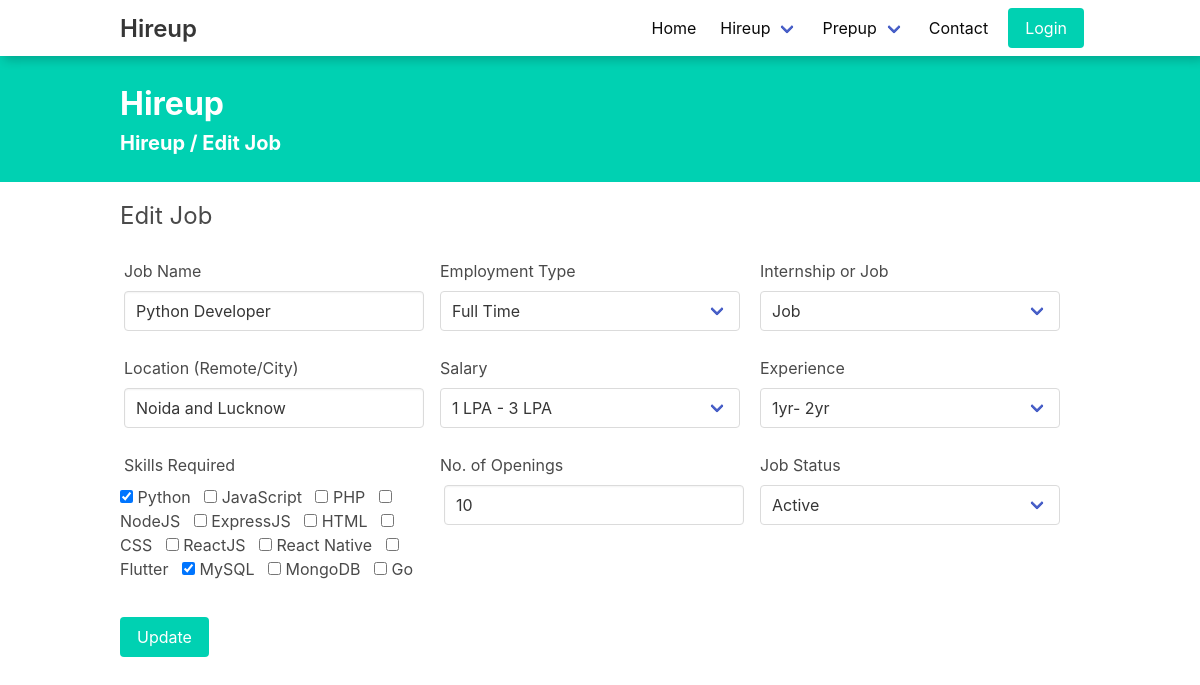
Screenshot of /hireup/edit-job/1/ with the database file from the repository.
### HireApp/models.py (models this page shows, shortened)
class Work(models.Model):
    TYPE = (('INTERNSHIP', 'INTERNSHIP'), ('JOB', 'JOB'))
    EMP = (('Part Time Job', 'Part Time Job'),
           ('Full Time Job', 'Full Time Job'))
    Type = models.CharField(max_length=20)
    emp_type = models.CharField(max_length=50)
    work_name = models.CharField(max_length=100)
    company = models.ForeignKey('CompanyProfile', on_delete=models.CASCADE)
    experience_or_time = models.CharField(max_length=10)
    location = models.CharField(max_length=100)
    salary_or_stipend = models.CharField(max_length=20)
    about = RichTextField()
    min_requirement = RichTextField()
    tech_stack = models.CharField(max_length=100)
    posted = models.DateTimeField(auto_now_add=True)
    number_of_vacancy = models.CharField(max_length=3)
    status = models.BooleanField(default=True)
    applicants = models.ManyToManyField(UserProfile)
    resume_selected = models.ManyToManyField(
        UserProfile, related_name='resume_selected')
    hired = models.ManyToManyField(UserProfile, related_name='hired')
    onboard = models.ManyToManyField(UserProfile, related_name='onboard')
    created_by = models.ForeignKey(
        RecruiterProfile, on_delete=models.DO_NOTHING)

### HireApp/views.py (the view, shortened to what this page needs)
# urls.py: path('edit-job/<id>/', editJob, name='editJob'),
def editJob(request, id):
    work = Work.objects.filter(id=id).first()
    logger.info('Edit Job {0}'.format(id))
    return render(request, 'hireup/editjob.html', {'data': work})

### templates/hireup/editjob.html (shortened to what this page needs)
{% extends "layout.html" %} {% load static %} {% block css %}
<link rel="stylesheet" href="{% static 'css/prepup/index.css' %}" />
<link rel="stylesheet" href="{% static 'css/hireup/createJob.css' %}" />
<link
  rel="stylesheet"
  href="https://cdnjs.cloudflare.com/ajax/libs/font-awesome/4.7.0/css/font-awesome.min.css"
/>
<link
  rel="stylesheet"
  href="https://use.fontawesome.com/releases/v5.8.1/css/all.css"
/>
{% endblock %} {% block body %}
<div class="has-background-primary set">
  <div class="container py-5">
    <h1 class="is-size-3 has-text-white m-0"><b>Hireup</b></h1>
    <h2 class="is-size-5 has-text-white"><b>Hireup / Edit Job</b></h2>
  </div>
</div>
<section class="section container set">
  <h2 class="is-size-4 mb-3">Edit Job</h2>
  <form class="editJob" method="post">
    <div class="field is-horizontal">
      <div class="field-body">
        <div class="field">
          <p class="mb-2 ml-1">Job Name</p>
          <p class="control is-expanded is-fullwidth">
            <input
              class="input mx-1"
              type="text"
              placeholder="Job Title"
              name="jobName"
              id="id"
              value="{{ data.work_name }}"
              required
            />
          </p>
        </div>
      </div>
      <div class="field-body">
        <div class="field">
          <p class="mb-2">Employment Type</p>
          <p class="control is-expanded select is-fullwidth">
            <select id="selectbasic-0" name="empType" class="is-large">
              <option value="Full Time"  {% if data.emp_type == 'Full Time' %} selected {% endif %} >Full Time</option>
            </select>
          </p>
        </div>
      </div>
      <div class="field-body">
        <div class="field">
          <p class="mb-2">Internship or Job</p>
          <p class="control is-expanded select is-fullwidth">
            <select id="selectbasic-0" name="jobType" class="is-large" required>
              <option value="Job" {% if data.Type == 'Job' %} selected {% endif %}>Job</option>
            </select>
          </p>
        </div>
      </div>
    </div>
    <div class="field is-horizontal">
      <div class="field-body">
        <div class="field">
          <p class="mb-2 ml-1">Location (Remote/City)</p>
          <p class="control is-expanded is-fullwidth">
            <input
              class="input mx-1"
              type="text"
              placeholder="location"
              name="location"
              id="location"
              value="{{ data.location }}"
              required
            />
          </p>
        </div>
      </div>
      <div class="field-body">
        <div class="field">
          <p class="mb-2">Salary</p>
          <p class="control is-expanded select is-fullwidth">
            <select id="selectbasic-0" name="salary" class="is-large" required>
              <option value="1 LPA - 3 LPA" {% if data.salary_or_stipend == '1 LPA - 3 LPA' %} selected {% endif %} >1 LPA - 3 LPA</option>
            </select>
          </p>
        </div>
      </div>
      <div class="field-body">
        <div class="field">
          <p class="mb-2">Experience</p>
          <p class="control is-expanded select is-fullwidth">
            <select
              id="selectbasic-0"
              name="experience"
              class="is-large"
              required
            >
              <option value="1yr- 2yr" {% if data.experience_or_time == '1yr- 2yr' %} selected {% endif %} >1yr- 2yr</option>
            </select>
          </p>
        </div>
      </div>
    </div>
    <div class="field is-horizontal">
      <div class="field-body">
        <div class="field">
          <p class="mb-2 ml-1">Skills Required</p>
          <p class="control is-expanded is-fullwidth skills">
            <span class="control">
              <label class="is-checkbox is-rounded">
                <input
                  id="mycheckbox"
                  type="checkbox"
                  name="stack"
                  value="Python"
                  {% if "Python" in data.tech_stack %} checked {% endif %}
                />
                <span>Python</span>
              </label> </span
            >&nbsp;
            <span class="control">
              <label class="is-checkbox is-rounded">
                <input
                  id="mycheckbox"
                  type="checkbox"
                  name="stack"
                  value="JavaScript"
                />
                <span>JavaScript</span>
              </label>
            </span>
            <span class="control">
              <label class="is-checkbox is-rounded">
                <input
                  id="mycheckbox"
                  name="stack"
                  type="checkbox"
                  value="PHP"
                />
                <span>PHP</span>
              </label>
            </span>
            <span class="control">
              <label class="is-checkbox is-rounded">
                <input
                  id="mycheckbox"
                  type="checkbox"
                  name="stack"
                  value="NodeJS"
                />
                <span>NodeJS</span>
              </label>
            </span>
            <span class="control">
              <label class="is-checkbox is-rounded">
                <input
                  id="mycheckbox"
                  type="checkbox"
                  name="stack"
                  value="ExpressJS"
                />
                <span>ExpressJS</span>
              </label>
            </span>
            <span class="control">
              <label class="is-checkbox is-rounded">
                <input
                  id="mycheckbox"
                  type="checkbox"
                  name="stack"
                  value="HTML"
                />
                <span>HTML</span>
              </label>
            </span>
            <span class="control">
              <label class="is-checkbox is-rounded">
                <input
                  id="mycheckbox"
                  name="stack"
                  type="checkbox"
                  value="CSS"
                />
                <span>CSS</span>
              </label>
            </span>
            <span class="control">
              <label class="is-checkbox is-rounded">
                <input
                  id="mycheckbox"
                  type="checkbox"
                  name="stack"
                  value="ReactJS"
                />
                <span>ReactJS</span>
              </label>
            </span>
            <span class="control">
              <label class="is-checkbox is-rounded">
                <input
                  id="mycheckbox"
                  type="checkbox"
                  name="stack"
                  value="React Native"
                />
                <span>React Native</span>
              </label>
            </span>
            <span class="control">
              <label class="is-checkbox is-rounded">
                <input
                  id="mycheckbox"
                  type="checkbox"
                  name="stack"
                  value="Flutter"
                />
                <span>Flutter</span>
              </label>
            </span>
            <span class="control">
              <label class="is-checkbox is-rounded">
                <input
                  id="mycheckbox"
                  type="checkbox"
                  name="stack"
                  value="MySQL"
                  {% if "MySQL" in data.tech_stack %} checked {% endif %}
                />
                <span>MySQL</span>
              </label>
            </span>
            <span class="control">
              <label class="is-checkbox is-rounded">
                <input
                  id="mycheckbox"
                  type="checkbox"
                  name="stack"
                  value="MongoDB"
                />
                <span>MongoDB</span>
              </label>
            </span>
            <span class="control">
              <label class="is-checkbox is-rounded">
                <input
                  id="mycheckbox"
                  name="stack"
                  type="checkbox"
                  value="Go"
                />
                <span>Go</span>
              </label>
            </span>
          </p>
        </div>
      </div>
      <div class="field-body">
        <div class="field">
          <p class="mb-2">No. of Openings</p>
          <p class="control is-expanded is-fullwidth">
            <input
              class="input mx-1"
              type="text"
              placeholder="No. pf Openings"
              name="opening"
              id="id"
              value="{{data.number_of_vacancy}}"
              required
            />
          </p>
        </div>
      </div>
      <div class="field-body">
        <div class="field">
          <p class="mb-2">Job Status</p>
          <p class="control is-expanded select is-fullwidth">
            <select
              id="selectbasic-0"
              name="jobStatus"
              class="is-large"
              required
            >
              <option value="Active" {% if data.status == True %} selected {% endif %} >Active</option>
            </select>
          </p>
        </div>
      </div>
    </div>
    <br />
    <button style="float: left" class="button is-primary" type="submit" href="">
      Update
    </button>
  </form>
</section>
{% endblock %} {% block script %} {% endblock %}

### static/css/prepup/index.css (style rules this page uses)
.section { padding: 1rem 0rem; }

### static/css/hireup/createJob.css (style rules this page uses)
.field-body { margin: 0 20px 0 0; }
.is-horizontal { margin: 25px 0 0 0; }

### rows the page displays
Work: jobName "Python Developer", empType "Full Time", jobType "Job", location "Noida and Lucknow", salary "1 LPA - 3 LPA", experience "1yr- 2yr", tech_stack "☑", opening "10", jobStatus "Active"
